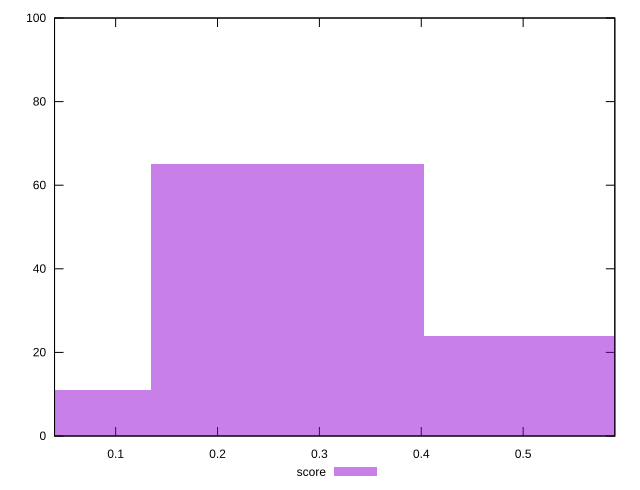

This chart was generated by the following gnuplot code:
reset

$score <<EOF
0 11
0.5372148967891432 24
0.2686074483945716 65
EOF

set key outside below
set boxwidth 0.2686074483945716
set xrange [0.04:0.59]
set yrange [0:100]
set trange [0:100]
set style fill transparent solid 0.5 noborder
set terminal svg size 640, 490 enhanced background rgb 'white'
set output "report_00015_2021-02-09T16-11-33.973Z/speed-index/samples/pages/score/histogram.svg"

plot $score title "score" with boxes

reset
